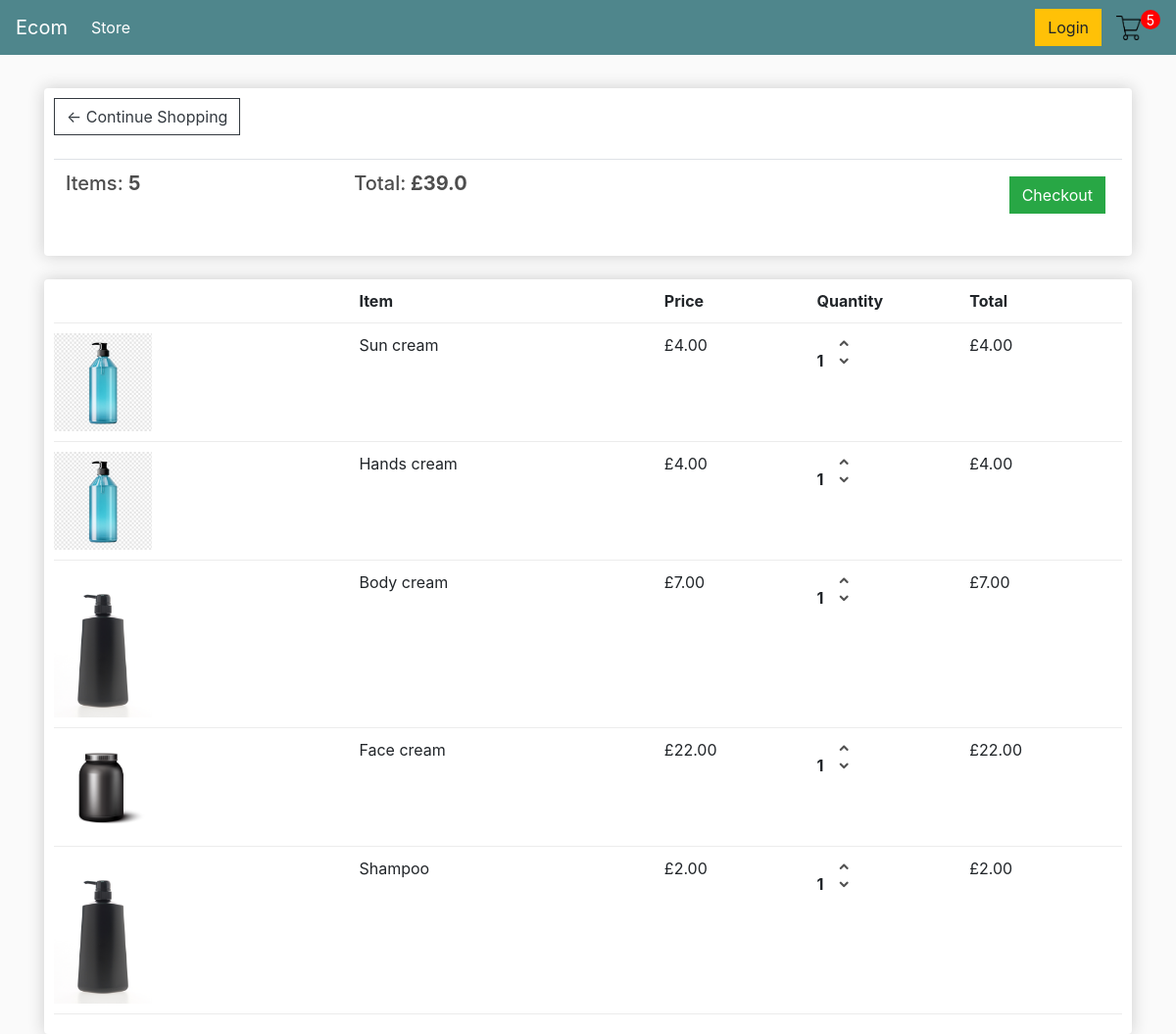
The page /cart/ (signed in) on the database as committed earlier.
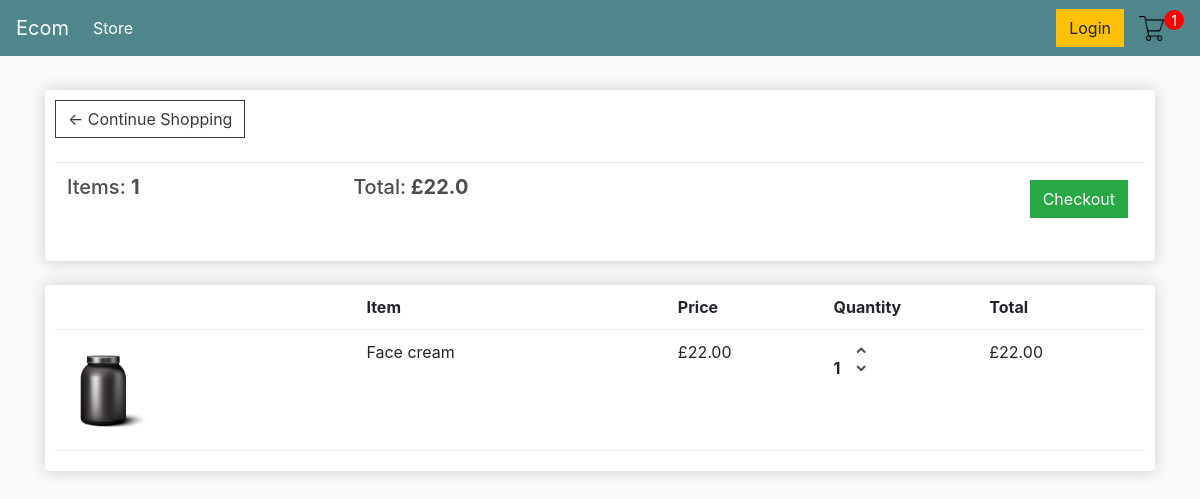
The same page on the database as committed later.
### store/models.py (models this page shows, shortened)
class Order(models.Model):
    customer = models.ForeignKey(Customer, on_delete=models.SET_NULL, null=True, blank=True)
    date_ordered = models.DateTimeField(auto_now_add=True)
    complete = models.BooleanField(default=False, blank=False)
    transaction_id = models.CharField(max_length=100, null=True)
    @property
    def get_cart_total(self):
        orderitems = self.orderitem_set.all()
        total = sum([item.get_total for item in orderitems])
        return total
    @property
    def get_cart_items(self):
        orderitems = self.orderitem_set.all()
        total = sum([item.quantity for item in orderitems])
        return total

class OrderItem(models.Model):
    product = models.ForeignKey(Product, on_delete=models.SET_NULL, null=True, blank=True)
    order = models.ForeignKey(Order, on_delete=models.SET_NULL, null=True, blank=True)
    quantity = models.IntegerField(default=0, null=True, blank=True)
    date_added = models.DateTimeField(auto_now_add=True)
    @property
    def get_total(self):
        total = self.product.price * self.quantity
        return total

class Product(models.Model):
    name = models.CharField(max_length=200, null=True)
    price = models.FloatField()
    digital = models.BooleanField(default=False, null=True, blank=False)
    image = models.ImageField(null=True, blank=True)
    @property
    def imageURL(self):
        try:
            url = self.image.url
        except:
            url = ''
        return url

### store/views.py (the view)
# urls.py: path('cart/', views.cart, name="cart"),
def cart(request):
	if request.user.is_authenticated:
		customer = request.user.customer
		order, created = Order.objects.get_or_create(customer=customer, complete=False)
		items = order.orderitem_set.all()
		cartItems = order.get_cart_items
	else:
		items = []
		order = {'get_cart_total':0, 'get_cart_items':0, 'shipping':False}
		cartItems = order['get_cart_items']
	context = {'items':items, 'order':order, 'cartItems':cartItems}
	return render(request, 'store/cart.html', context)

### store/templates/store/cart.html
{% extends 'store/main.html' %}
{% load static %}
{% block content %}
	<div class="row">
		<div class="col-lg-12">
			<div class="box-element">
				<a  class="btn btn-outline-dark" href="{% url 'store' %}">&#x2190; Continue Shopping</a>
				<br>
				<br>
				<table class="table">
					<tr>
						<th><h5>Items: <strong>{{order.get_cart_items}}</strong></h5></th>
						<th><h5>Total:<strong> £{{order.get_cart_total}}</strong></h5></th>
						<th>
							<a  style="float:right; margin:5px;" class="btn btn-success" href="{% url 'checkout' %}">Checkout</a>
						</th>
					</tr>
				</table>
			</div>
			<br>
			<div class="box-element">
				<div class="cart-row">
					<div style="flex:2"></div>
					<div style="flex:2"><strong>Item</strong></div>
					<div style="flex:1"><strong>Price</strong></div>
					<div style="flex:1"><strong>Quantity</strong></div>
					<div style="flex:1"><strong>Total</strong></div>
				</div>
				{% for item in items %}
				<div class="cart-row">
					<div style="flex:2"><img class="row-image" src="{{item.product.imageURL}}"></div>
					<div style="flex:2"><p>{{item.product.name}}</p></div>
					<div style="flex:1"><p>£{{item.product.price|floatformat:2}}</p></div>
					<div style="flex:1">
						<p class="quantity">{{item.quantity}}</p>
						<div class="quantity">
							<img data-product="{{item.product.id}}" data-action="add" class="chg-quantity update-cart" src="{% static  'images/arrow_up.png' %}">
							<img data-product="{{item.product.id}}" data-action="remove" class="chg-quantity update-cart" src="{% static  'images/arrow_down.png' %}">
						</div>
					</div>
					<div style="flex:1"><p>£{{item.get_total|floatformat:2}}</p></div>
				</div>
               {% endfor %}
			</div>
		</div>
	</div>
{% endblock content %}

Rows that differ between the two databases and show on the page:
removed Order: get_cart_items "5", get_cart_total "39.0"
removed OrderItem: product.imageURL (picture), product.name "Sun cream", product.price "4.00", quantity "1", get_total "4.00"
removed OrderItem: product.imageURL (picture), product.name "Hands cream", product.price "4.00", quantity "1", get_total "4.00"
removed OrderItem: product.imageURL (picture), product.name "Body cream", product.price "7.00", quantity "1", get_total "7.00"
removed OrderItem: product.imageURL (picture), product.name "Shampoo", product.price "2.00", quantity "1", get_total "2.00"
added Order: get_cart_items "1", get_cart_total "22.0"
Other text that changed with them:
{{ cartItems }}: "5" → "1"
